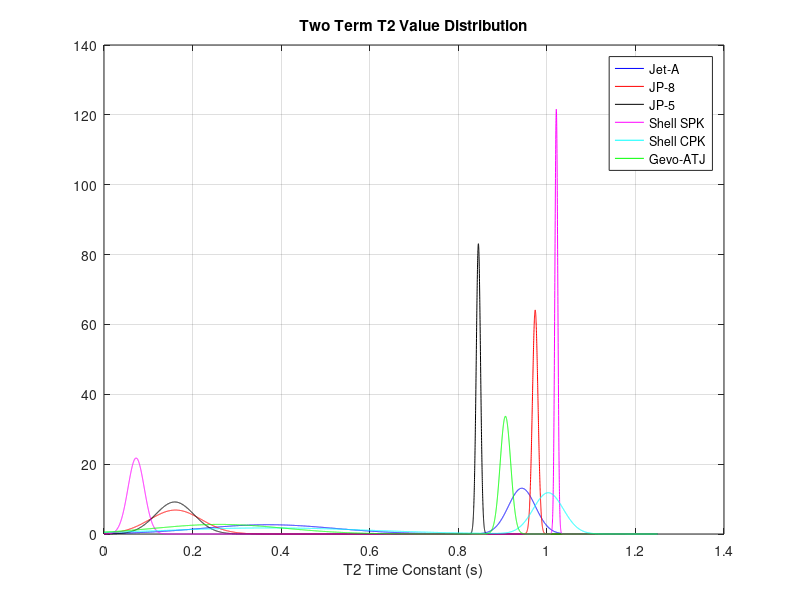

Source code (MATLAB):
clc
clear all

t2 = 0:0.0001:1.25;

name1 = 'Jet-A';
sd1 = 0.15009;
u1 = 0.37069;
n1 = normpdf(t2,u1,sd1);
sd11 = 0.03044;
u11 = 0.94357;
n11 = normpdf(t2,u11,sd11);
n1 = n1 + n11;


name2 = 'JP-8';
sd2 = 0.05819;
u2 = 0.16152;
n2 = normpdf(t2,u2,sd2);
sd22 = 0.00622;
u22 = 0.97366;
n22 = normpdf(t2,u22,sd22);
n2 = n2 + n22;

name3 = 'JP-5';
sd3 = 0.0435;
u3 = 0.15972;
n3 = normpdf(t2,u3,sd3);
sd31 = 0.0048;
u31 = 0.84537;
n31 = normpdf(t2,u31,sd31);
n3 = n3 + n31;

name4 = 'Shell SPK';
sd4 = 0.01834;
u4 = 0.07253;
n4 = normpdf(t2,u4,sd4);
sd41 = 0.00328;
u41 = 1.02136;
n41 = normpdf(t2,u41,sd41);
n4 = n4 + n41;

name5 = 'Shell CPK';
sd5 = 0.22913;
u5 = 0.37406;
n5 = normpdf(t2,u5,sd5);
sd51 = 0.03385;
u51 = 1.0032;
n51 = normpdf(t2,u51,sd51);
n5 = n5 + n51;

name6 = 'Gevo-ATJ'; 
sd6 = 0.14526;
u6 = 0.26154;
n6 = normpdf(t2,u6,sd6);
sd61 = 0.01184;
u61 = 0.90647;
n61 = normpdf(t2,u61,sd61);
n6 = n6 + n61;

plot(t2,n1,'b',t2,n2,'r',t2,n3,'k',t2,n4,'m',t2,n5,'c',t2,n6,'g')
grid
%axis([0 1.25 0 80])
legend(name1,name2,name3,name4,name5,name6)
title('Two Term T2 Value Distribution')
xlabel('T2 Time Constant (s)')



